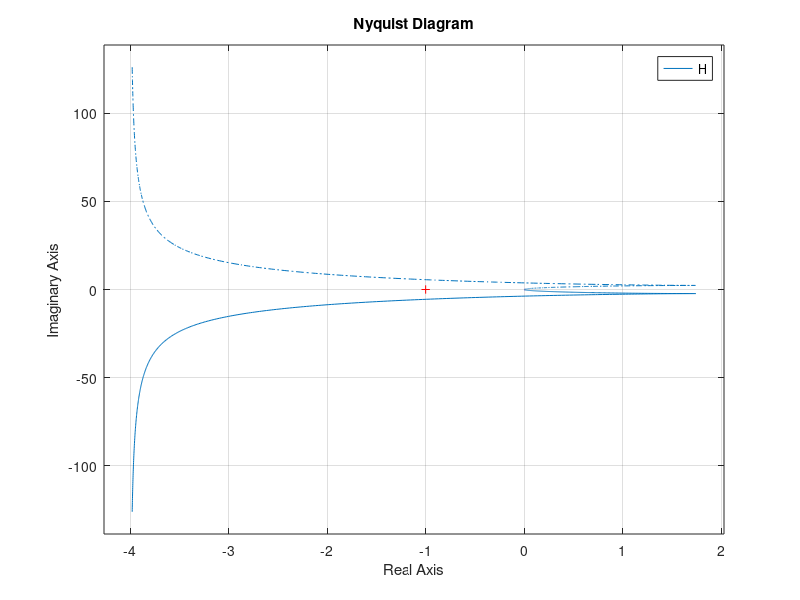

MATLAB code to generate this figure:
Kp_z=6;
Kp_der_z=1;
Td_z=12;
g=9.81;
C_x=0.25;
m=1.5;
C=1;
N=10;

K1= tf ([Kp_z],[1 0])
K2= tf ([Kp_der_z*Td_z 0 ],[Td_z/N 1])
G= tf ([1/m],[1 C]);
G=minreal(G)

K=parallel (K1,K2);
K=minreal (K)

H=series (K,G)

% T= H/(1+H)
% minreal (T)

[Gm,Pm,Wgm,Wpm] = margin(H)

T=feedback (H,1)
nyquist(H)